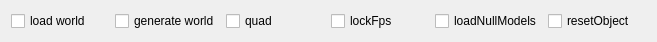
         <widget class="QWidget" name="layoutWidget">
          <property name="geometry">
           <rect>
            <x>11</x>
            <y>10</y>
            <width>657</width>
            <height>24</height>
           </rect>
          </property>
          <layout class="QHBoxLayout" name="horizontalLayout_2">
           <item>
            <widget class="QCheckBox" name="loadWorld">
             <property name="text">
              <string>load world</string>
             </property>
            </widget>
           </item>
           <item>
            <widget class="QCheckBox" name="generateWorld">
             <property name="text">
              <string>generate world</string>
             </property>
            </widget>
           </item>
           <item>
            <widget class="QCheckBox" name="quad">
             <property name="text">
              <string>quad</string>
             </property>
            </widget>
           </item>
           <item>
            <widget class="QCheckBox" name="lockFps">
             <property name="text">
              <string>lockFps</string>
             </property>
            </widget>
           </item>
           <item>
            <widget class="QCheckBox" name="loadNullModels">
             <property name="text">
              <string>loadNullModels</string>
             </property>
            </widget>
           </item>
           <item>
            <widget class="QCheckBox" name="resetObject">
             <property name="text">
              <string>resetObject</string>
             </property>
            </widget>
           </item>
          </layout>
         </widget>
